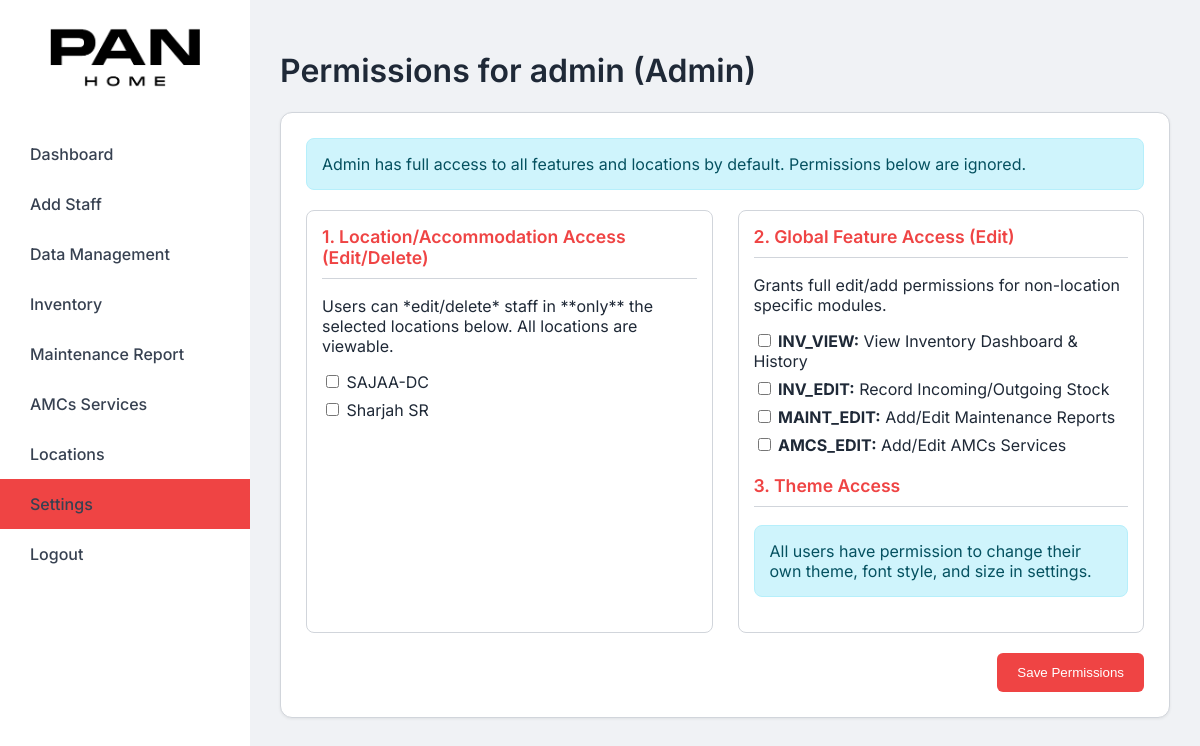
Screenshot of /settings/permissions/1 (signed in) with the database file from the repository.
### models.py (models this page shows, shortened)
class AppUser(db.Model, UserMixin):
    __table_args__ = {'extend_existing': True}
    id = db.Column(db.Integer, primary_key=True)
    username = db.Column(db.String(100), unique=True, nullable=False)
    email = db.Column(db.String(100), unique=True, nullable=True)
    mobile = db.Column(db.String(20), nullable=True)
    password_hash = db.Column(db.String(255), nullable=False)
    role = db.Column(db.String(50), default='User') # Default to capitalized 'User'
    allowed_locations = db.Column(db.String(500), default='')
    permissions = db.Column(db.String(500), default='')
    theme = db.Column(db.String(20), default='default')
    font_style = db.Column(db.String(20), default='inter')
    font_size = db.Column(db.String(20), default='normal')
    def is_admin(self):
        return self.role == 'Admin'

class Camp(db.Model):
    id = db.Column(db.Integer, primary_key=True)
    name = db.Column(db.String(100), unique=True, nullable=False)
    location = db.Column(db.String(100))

### routes/settings.py (the view, shortened to what this page needs)
@settings_bp.route('/permissions/<int:user_id>', methods=['GET', 'POST'])
@login_required
def edit_user_permissions(user_id):
    if not current_user.is_admin():
        flash("Permission denied.", 'danger')
        return redirect(url_for('dashboard_bp.dashboard'))
    user_to_edit = db.session.get(AppUser, user_id)
    if not user_to_edit:
        flash("User not found.", "danger")
        return redirect(url_for('settings.settings_dashboard'))
    all_locations_query = Camp.query.filter(Camp.location.isnot(None)).with_entities(Camp.location).distinct().order_by(Camp.location).all()
    all_locations = [loc[0] for loc in all_locations_query if loc[0]]
    user_allowed_locations = user_to_edit.allowed_locations.split(',')
    user_permissions = user_to_edit.permissions.split(',')
    return render_template('edit_user_permissions.html',
                           user=user_to_edit,
                           all_locations=all_locations,
                           feature_permissions=Config.FEATURE_PERMISSIONS,
                           user_allowed_locations=user_allowed_locations,
                           user_permissions=user_permissions)

### templates/edit_user_permissions.html (shortened to what this page needs)
{% extends "base.html" %}
{% block content %}
<h1>Permissions for {{ user.username }} ({{ user.role }})</h1>
<div class="card">
    <form method="POST" action="{{ url_for('settings.edit_user_permissions', user_id=user.id) }}">
        {% if user.role == 'Admin' %}
        <div class="alert alert-info">Admin has full access to all features and locations by default. Permissions below are ignored.</div>
        {% endif %}
        <div class="permission-grid">
            <div class="permission-box">
                <h3>1. Location/Accommodation Access (Edit/Delete)</h3>
                <p class="text-secondary">Users can *edit/delete* staff in **only** the selected locations below. All locations are viewable.</p>
                <div class="checkbox-list">
                    {% for location in all_locations %}
                    <label>
                        <input type="checkbox" name="allowed_locations" value="{{ location }}"
                                {% if location in user_allowed_locations %}checked{% endif %}>
                        {{ location }}
                    </label>
                    {% else %}
                    <p>No locations have been defined yet.</p>
                    {% endfor %}
                </div>
            </div>
            <div class="permission-box">
                <h3>2. Global Feature Access (Edit)</h3>
                <p class="text-secondary">Grants full edit/add permissions for non-location specific modules.</p>
                <div class="checkbox-list">
                    {% for code, description in feature_permissions.items() %}
                    <label>
                        <input type="checkbox" name="feature_permissions" value="{{ code }}"
                                {% if code in user_permissions %}checked{% endif %}>
                        <strong>{{ code }}:</strong> {{ description }}
                    </label>
                    {% endfor %}
                </div>
                <h3 style="margin-top: 20px;">3. Theme Access</h3>
                <div class="alert alert-info">All users have permission to change their own theme, font style, and size in settings.</div>
            </div>
        </div>
        <div class="form-actions">
            <button type="submit">Save Permissions</button>
        </div>
    </form>
</div>
{% endblock %}

### templates/base.html (style rules this page uses)
:root { --sidebar-bg: #111827; --main-bg: #f9fafb; --card-bg: #ffffff; --text-primary: #1f2937; --text-secondary: #6b7280; --accent-color: #4f46e5; --border-color: #e5e7eb; --font-family: 'Inter', sans-serif; }
body.theme-light { --sidebar-bg: #ffffff; --main-bg: #f0f2f5; --card-bg: #ffffff; --text-primary: #1f2937; --text-secondary: #4b5563; --accent-color: #ef4444; --border-color: #d1d5db; }
body.font-inter { --font-family: 'Inter', sans-serif; }
body.font-size-normal { font-size: 16px; }
body { margin: 0; font-family: var(--font-family); background-color: var(--main-bg); color: var(--text-primary); }
.card { background-color: var(--card-bg); border: 1px solid var(--border-color); border-radius: 12px; box-shadow: 0 1px 3px 0 rgba(0,0,0,0.07); padding: 25px; margin-bottom: 25px; }
h1, h2, h3 { color: var(--text-primary); font-weight: 600; }
.alert { padding: 15px; margin-bottom: 20px; border-radius: 8px; border: 1px solid transparent; }
.alert-info { background-color: #cff4fc; color: #055160; border-color: #b6effb; }

### templates/edit_user_permissions.html (style rules this page uses)
.permission-grid { display: grid; grid-template-columns: 1fr 1fr; gap: 25px; }
.permission-box { border: 1px solid var(--border-color); padding: 15px; border-radius: 8px; }
.permission-box h3 { margin-top: 0; border-bottom: 1px solid var(--border-color); padding-bottom: 10px; font-size: 1.1rem; color: var(--accent-color); }
.checkbox-list label { display: block; margin-bottom: 8px; font-weight: 400; color: var(--text-primary); }
.form-actions { margin-top: 20px; text-align: right; }
button { background-color: var(--accent-color); color: white; border: none; padding: 12px 20px; border-radius: 6px; font-weight: 500; cursor: pointer; }

### rows the page displays
AppUser: username "admin", role "Admin"
Camp: location "SAJAA-DC"
Camp: location "Sharjah SR"

### other values shown
{{ code }} "INV_VIEW" "INV_EDIT" "MAINT_EDIT" "AMCS_EDIT"
{{ description }} "View Inventory Dashboard & History" "Record Incoming/Outgoing Stock" "Add/Edit Maintenance Reports" "Add/Edit AMCs Services"
